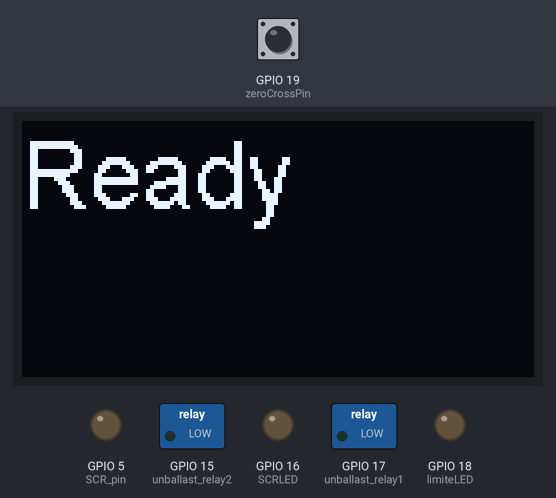
The sketch below on a simulated ESP32. Shown: 128×64 one-colour display, switched loads named in the sketch (green lamp = pin HIGH), output pins drawn as LEDs (lit = HIGH). The test bench sets the inputs (shaded band); at power-on: GPIO 19 (zeroCrossPin) HIGH. What the sketch prints to the serial monitor is not drawn.

Above: at 0.1 s.
At 1.7 s:
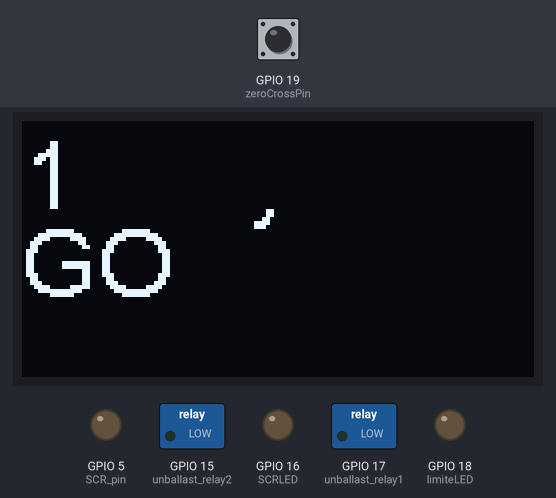
1.8 s: GPIO 19 (zeroCrossPin) pulled LOW for 0.15 s
At 2.3 s:
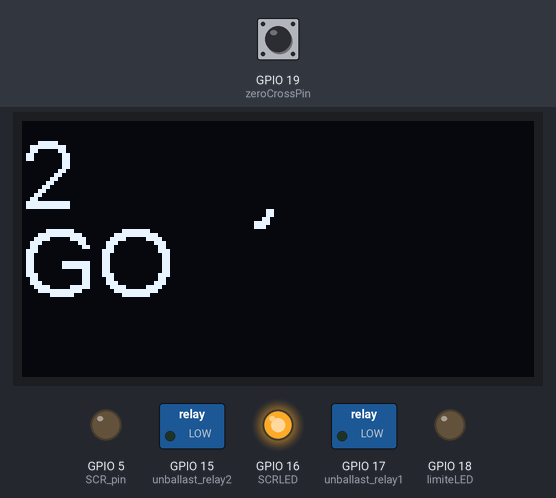
4.9 s: GPIO 19 (zeroCrossPin) pulled LOW for 1 s
Timing chart, 0 to 7.9 s (numbered marks = the images above; inputs shaded):
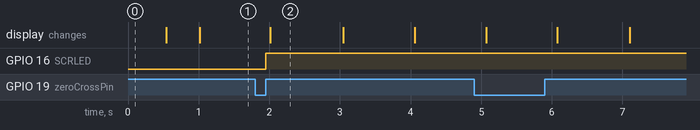

Measured:
- after the input at 1.8 s, GPIO 16 (SCRLED): LOW → HIGH after 0.15 s
- what the display in image 2 shows lasts 1.0 s, from 2.0 s to 3.0 s

The sketch:

dim_final.ino
```cpp
/*

Test to increased dim from 1 to 128;
connect a standard lamp (not a led); the brightness should increase with the dim value. if brightness is at the maximum with dim=0, increase the value dimthreshold.

*/


// init to use the two core of the ESP32; one core for power calculation and one core for wifi

// #if CONFIG_FREERTOS_UNICORE
// #define ARDUINO_RUNNING_CORE 0
// #else
// #define ARDUINO_RUNNING_CORE 1
// #endif

#include <Esp.h>
#include <WiFi.h>
#include <WiFiUdp.h>

//oled
//#include <wire.h>
#include "SSD1306.h"
SSD1306Wire display(0x3c, SDA, SCL);   // ADDRESS, SDA, SCL


unsigned int reaction_coeff  = 90;

// Input and ouput of the ESP32

const byte SCR_pin           = 5;
const byte pin_winter        = 14;
const byte unballast_relay2  = 15;
const byte unballast_relay1  = 17;
const byte SCRLED            = 16;
const byte limiteLED         = 18;
const byte pin_verbose       = 26;
const byte pin_calibration   = 27;
const byte voltageSensorPin  = 34;
const byte currentSensorPin  = 35;
const byte zeroCrossPin      = 19;

// zero-crossing interruption  :

byte dimthreshold=30 ;					// dimthreshold; value to added at dim to compensate phase shift
byte dimmax = 128;              // max value to start SCR command

byte dim = 0; // dim increased 0 to  128

byte dimphase = dim + dimthreshold;
byte dimphasemax = dimmax + dimthreshold;

byte wifi_wait = 0;       //


 volatile bool send_UDP_wifi = false;

unsigned long time_now;
unsigned long time_limit = 1000 ; // time 1 sec

signed long wait_it_limit = 3 ;  // delay 3msec
signed long it_elapsed; // counter for delay 3 msec

char periodStep = 68;                            // 68 * 127 = 10msec, calibration using oscilloscope
volatile int i = 0;                              // Variable to use as a counter
volatile bool zero_cross = false;                // zero cross flag for SCR
volatile bool zero_cross_flag = false;           // zero cross flag for power calculation
volatile bool first_it_zero_cross = false ;      // flag first IT on rising edge zero cross
volatile bool wait_2msec ;


byte zero_crossCount = 0;          // half period counter

// other value :

int dimstep;                    // DIM step value

unsigned int memo_temps = 0;


// init timer IT
hw_timer_t * timer = NULL;
portMUX_TYPE timerMux = portMUX_INITIALIZER_UNLOCKED;

//init external PIN IT
portMUX_TYPE mux = portMUX_INITIALIZER_UNLOCKED;

// define two tasks for UI & wifi_udp
void TaskUI( void *pvParameters );
void Taskwifi_udp( void *pvParameters );


//____________________________________________________________________________________________
//
// ZERO CROSS DETECT : interruption at each mains zero cross
// the interruption is not fully in line with the real sinus ==> dimthreshold will compensate the phase
// the interruption is define on rising edge BUT due to the slope on falling edge there is a "false"
// interruption on the falling edge ==> first_it_zero_cross with 3msec time delay
//____________________________________________________________________________________________

void IRAM_ATTR zero_cross_detect() {   //
     portENTER_CRITICAL_ISR(&mux);
     portEXIT_CRITICAL_ISR(&mux);
     zero_cross_flag = true;   // Flag for power calculation
     zero_cross = true;        // Flag for SCR
     first_it_zero_cross = true ;  // flag to start a delay 2msec
     digitalWrite(SCRLED, LOW); //reset SCR LED


}


/* _________________________________________________________________
 *
 * IT timer task
 * _________________________________________________________________
*/
void IRAM_ATTR onTimer() {
  portENTER_CRITICAL_ISR(&timerMux);

  portEXIT_CRITICAL_ISR(&timerMux);

   if(zero_cross == true && dimphase < dimphasemax )  // First check to make sure the zero-cross has
 {                                                    // happened else do nothing


     if(i>dimphase) {            // i is a counter which is used to SCR command delay
                                // i minimum ==> start SCR just after zero crossing half period ==> max power
                                // i maximum ==> start SCR at the end of the zero crossing half period ==> minimum power
       digitalWrite(SCR_pin, HIGH);     // start SCR
       delayMicroseconds(50);             // Pause briefly to ensure the SCR turned on
       digitalWrite(SCR_pin, LOW);      // Turn off the SCR gate,
       i = 0;                             // Reset the accumulator
       digitalWrite(SCRLED, HIGH);      // start led SCR
       zero_cross = false;
     }
    else {
      i++;
      }           // If the dimming value has not been reached, incriment our counter

 }      // End zero_cross check

}


//_____________________________________________________________________________________________
//
// SETUP
//_____________________________________________________________________________________________

void setup() {                  // Begin setup

 pinMode(SCR_pin, OUTPUT);            // Set the SCR pin as output
 pinMode(unballast_relay1, OUTPUT);    // Set the Delest pin as output
 pinMode(unballast_relay2, OUTPUT);    // Set the Delest pin as output
 pinMode(SCRLED,  OUTPUT);            // Set the LED pin as output
 pinMode(limiteLED, OUTPUT);            // Set the limite pin LED as output
 pinMode(zeroCrossPin, INPUT_PULLUP);   // set the zerocross pin as in with pullup for interrupt
 pinMode(pin_winter, INPUT);
 pinMode(pin_verbose, INPUT);
 pinMode(pin_calibration, INPUT);

time_now= millis(); // set up timer


// USB init
 Serial.begin(115200);


 // init OLED
display.init();
display.flipScreenVertically();
display.setFont(ArialMT_Plain_24);
display.drawString(0, 0, "Ready");
display.display();


 Serial.println ();

 Serial.println();
 Serial.println("Ready ...");


 Serial.println (dim);
 delay(500);


  display.drawString(0, 22, "GO");
  display.display();

 // init timer
  timer = timerBegin(0, 80, true);
  timerAttachInterrupt(timer, &onTimer, true);
  timerAlarmWrite(timer, periodStep , true);
  timerAlarmEnable(timer);

 // init interrupt on PIN  zero_crossing
 attachInterrupt(digitalPinToInterrupt(zeroCrossPin), zero_cross_detect, RISING);


}

//____________________________________________________________________________________________
// End setup
//____________________________________________________________________________________________


void loop()
 {


// function delay 2msec

    if (first_it_zero_cross == true  )            // first IT on rising edge ==> start a delay during 3msec to avoid false zero cross detection
      {

       it_elapsed = millis () + wait_it_limit;

       detachInterrupt(digitalPinToInterrupt(zeroCrossPin)); // invalid interrupt during 3msec to avoid false interrupt during falling edge
       first_it_zero_cross = false;      // flag for IT zero_cross
       wait_2msec = true ;
      }

      if (wait_2msec == true && long (millis() - it_elapsed) >= 0 )        // check if delay > 3msec to validate interrupt zero cross, wait_it is incremeted by it timer ( 75usec)
      {

        attachInterrupt(digitalPinToInterrupt(zeroCrossPin), zero_cross_detect, RISING);
        wait_2msec=false ;
      }

if (long (millis() - time_now > time_limit))
{

    if ( dim >= 128) {
      dim =0;
      }
    else{
    dimphase = dim + dimthreshold; // Value to used by the timer interrupt due to real phase between interruption and mains
    dim++ ;
              display.setColor(BLACK);        // clear first line
              display.fillRect(0, 0, 128, 22);
              display.setColor(WHITE);

              display.drawString(0, 0, String (dim));
              display.display();
              Serial.println (dim);
      }
  time_now= millis() ;

}

  }
```
